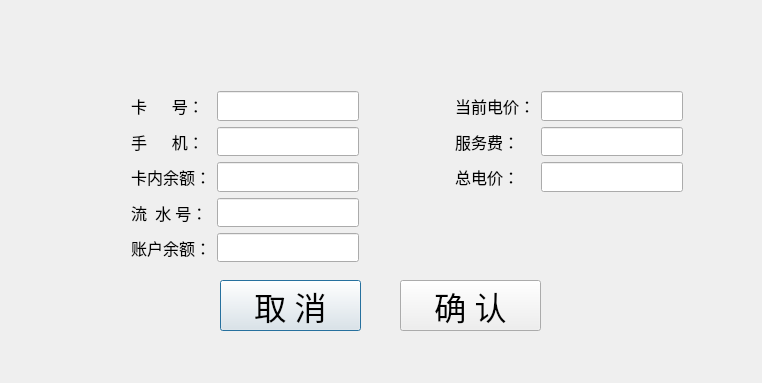
<?xml version="1.0" encoding="UTF-8"?>
<ui version="4.0">
 <class>Chargeready</class>
 <widget class="QDialog" name="Chargeready">
  <property name="geometry">
   <rect>
    <x>0</x>
    <y>0</y>
    <width>762</width>
    <height>383</height>
   </rect>
  </property>
  <property name="maximumSize">
   <size>
    <width>762</width>
    <height>383</height>
   </size>
  </property>
  <property name="font">
   <font>
    <family>微软雅黑 Light</family>
    <pointsize>24</pointsize>
   </font>
  </property>
  <property name="windowTitle">
   <string>Dialog</string>
  </property>
  <widget class="QPushButton" name="pushButton">
   <property name="geometry">
    <rect>
     <x>220</x>
     <y>280</y>
     <width>141</width>
     <height>51</height>
    </rect>
   </property>
   <property name="text">
    <string>取 消</string>
   </property>
  </widget>
  <widget class="QPushButton" name="pushButton_2">
   <property name="geometry">
    <rect>
     <x>400</x>
     <y>280</y>
     <width>141</width>
     <height>51</height>
    </rect>
   </property>
   <property name="text">
    <string>确 认</string>
   </property>
  </widget>
  <widget class="QWidget" name="">
   <property name="geometry">
    <rect>
     <x>131</x>
     <y>91</y>
     <width>552</width>
     <height>171</height>
    </rect>
   </property>
   <layout class="QGridLayout" name="gridLayout">
    <item row="0" column="0">
     <widget class="QLabel" name="label_2">
      <property name="font">
       <font>
        <pointsize>12</pointsize>
        <weight>50</weight>
        <bold>false</bold>
        <stylestrategy>PreferDefault</stylestrategy>
       </font>
      </property>
      <property name="styleSheet">
       <string notr="true"/>
      </property>
      <property name="text">
       <string>卡      号：</string>
      </property>
      <property name="textFormat">
       <enum>Qt::AutoText</enum>
      </property>
     </widget>
    </item>
    <item row="0" column="1">
     <widget class="QLineEdit" name="lineEdit_cardid">
      <property name="font">
       <font>
        <pointsize>12</pointsize>
       </font>
      </property>
     </widget>
    </item>
    <item row="0" column="2">
     <spacer name="horizontalSpacer">
      <property name="orientation">
       <enum>Qt::Horizontal</enum>
      </property>
      <property name="sizeHint" stdset="0">
       <size>
        <width>40</width>
        <height>20</height>
       </size>
      </property>
     </spacer>
    </item>
    <item row="0" column="3">
     <widget class="QLabel" name="label_6">
      <property name="font">
       <font>
        <pointsize>12</pointsize>
       </font>
      </property>
      <property name="text">
       <string>当前电价：</string>
      </property>
     </widget>
    </item>
    <item row="0" column="4">
     <widget class="QLineEdit" name="lineEdit_elecprice">
      <property name="font">
       <font>
        <pointsize>12</pointsize>
       </font>
      </property>
     </widget>
    </item>
    <item row="1" column="0">
     <widget class="QLabel" name="label_3">
      <property name="font">
       <font>
        <pointsize>12</pointsize>
        <weight>50</weight>
        <bold>false</bold>
       </font>
      </property>
      <property name="styleSheet">
       <string notr="true"/>
      </property>
      <property name="text">
       <string>手      机：</string>
      </property>
     </widget>
    </item>
    <item row="1" column="1">
     <widget class="QLineEdit" name="lineEdit_phone">
      <property name="font">
       <font>
        <pointsize>12</pointsize>
       </font>
      </property>
     </widget>
    </item>
    <item row="1" column="2">
     <spacer name="horizontalSpacer_2">
      <property name="orientation">
       <enum>Qt::Horizontal</enum>
      </property>
      <property name="sizeHint" stdset="0">
       <size>
        <width>40</width>
        <height>20</height>
       </size>
      </property>
     </spacer>
    </item>
    <item row="1" column="3">
     <widget class="QLabel" name="label_7">
      <property name="font">
       <font>
        <pointsize>12</pointsize>
       </font>
      </property>
      <property name="text">
       <string>服务费：</string>
      </property>
     </widget>
    </item>
    <item row="1" column="4">
     <widget class="QLineEdit" name="lineEdit_serviceprice">
      <property name="font">
       <font>
        <pointsize>12</pointsize>
       </font>
      </property>
     </widget>
    </item>
    <item row="2" column="0">
     <widget class="QLabel" name="label_4">
      <property name="font">
       <font>
        <pointsize>12</pointsize>
        <weight>50</weight>
        <bold>false</bold>
       </font>
      </property>
      <property name="styleSheet">
       <string notr="true"/>
      </property>
      <property name="text">
       <string>卡内余额：</string>
      </property>
     </widget>
    </item>
    <item row="2" column="1">
     <widget class="QLineEdit" name="lineEdit_cardbalance">
      <property name="font">
       <font>
        <pointsize>12</pointsize>
       </font>
      </property>
     </widget>
    </item>
    <item row="2" column="2">
     <spacer name="horizontalSpacer_3">
      <property name="orientation">
       <enum>Qt::Horizontal</enum>
      </property>
      <property name="sizeHint" stdset="0">
       <size>
        <width>40</width>
        <height>20</height>
       </size>
      </property>
     </spacer>
    </item>
    <item row="2" column="3">
     <widget class="QLabel" name="label_8">
      <property name="font">
       <font>
        <pointsize>12</pointsize>
       </font>
      </property>
      <property name="text">
       <string>总电价：</string>
      </property>
     </widget>
    </item>
    <item row="2" column="4">
     <widget class="QLineEdit" name="lineEdit_totalprice">
      <property name="font">
       <font>
        <pointsize>12</pointsize>
       </font>
      </property>
     </widget>
    </item>
    <item row="3" column="0">
     <widget class="QLabel" name="label_11">
      <property name="font">
       <font>
        <pointsize>12</pointsize>
        <weight>50</weight>
        <bold>false</bold>
       </font>
      </property>
      <property name="styleSheet">
       <string notr="true"/>
      </property>
      <property name="text">
       <string>流  水 号：</string>
      </property>
     </widget>
    </item>
    <item row="3" column="1">
     <widget class="QLineEdit" name="lineEdit_serialnumber">
      <property name="font">
       <font>
        <pointsize>12</pointsize>
       </font>
      </property>
     </widget>
    </item>
    <item row="3" column="2">
     <spacer name="horizontalSpacer_4">
      <property name="orientation">
       <enum>Qt::Horizontal</enum>
      </property>
      <property name="sizeHint" stdset="0">
       <size>
        <width>40</width>
        <height>20</height>
       </size>
      </property>
     </spacer>
    </item>
    <item row="4" column="0">
     <widget class="QLabel" name="label_10">
      <property name="font">
       <font>
        <pointsize>12</pointsize>
        <weight>50</weight>
        <bold>false</bold>
       </font>
      </property>
      <property name="styleSheet">
       <string notr="true"/>
      </property>
      <property name="text">
       <string>账户余额：</string>
      </property>
     </widget>
    </item>
    <item row="4" column="1">
     <widget class="QLineEdit" name="lineEdit_accountbalance">
      <property name="font">
       <font>
        <pointsize>12</pointsize>
       </font>
      </property>
     </widget>
    </item>
    <item row="4" column="2">
     <spacer name="horizontalSpacer_5">
      <property name="orientation">
       <enum>Qt::Horizontal</enum>
      </property>
      <property name="sizeHint" stdset="0">
       <size>
        <width>40</width>
        <height>20</height>
       </size>
      </property>
     </spacer>
    </item>
   </layout>
  </widget>
 </widget>
 <resources/>
 <connections/>
</ui>
